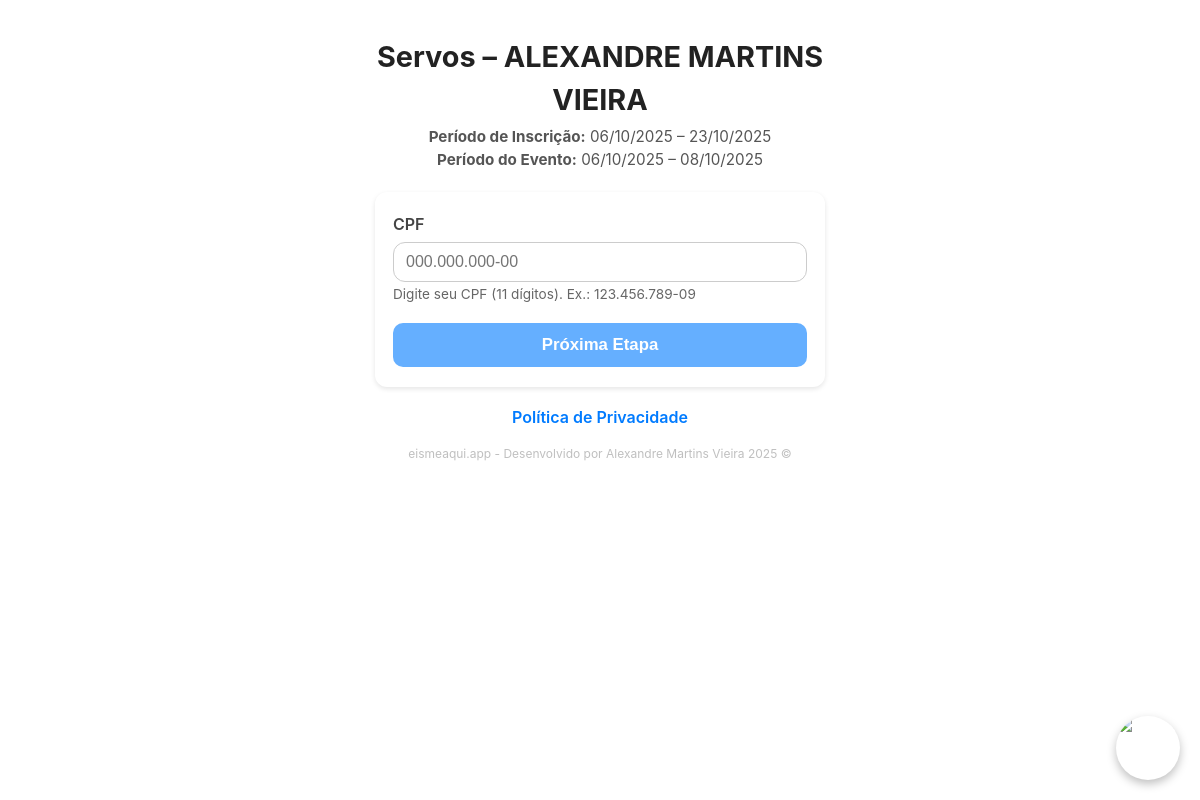
/evento/servos-servos-alexandre-martins-vieira-2025-10-06/inscricao/, run on the app's committed database.
### inscricoes/models.py (models this page shows, shortened)
class EventoAcampamento(models.Model):
    TIPO_ACAMPAMENTO = [
        ('senior',  'Acampamento Sênior'),
        ('juvenil', 'Acampamento Juvenil'),
        ('mirim',   'Acampamento Mirim'),
        ('servos',  'Acampamento de Servos'),
        ('casais',  'Encontro de Casais'),
        ('evento',  'Evento'),
        ('retiro',  'Retiro'),
        ('pagamento', 'Pagamento'),
    ]
    id = models.UUIDField(primary_key=True, default=uuid.uuid4, editable=False)
    nome = models.CharField(max_length=255)
    tipo = models.CharField(max_length=20, choices=TIPO_ACAMPAMENTO)
    data_inicio = models.DateField()
    data_fim = models.DateField()
    inicio_inscricoes = models.DateField()
    fim_inscricoes = models.DateField()
    valor_inscricao = models.DecimalField(
        max_digits=8,
        decimal_places=2,
        default=0.00,
        verbose_name="Valor da Inscrição"
    )
    slug = models.SlugField(unique=True, blank=True)
    paroquia = models.ForeignKey("Paroquia", on_delete=models.CASCADE, related_name="eventos")
    banner = CloudinaryField(null=True, blank=True, verbose_name="Banner do Evento")
    permitir_inscricao_servos = models.BooleanField(
        default=False,
        help_text="Se marcado, o evento de Servos vinculado pode receber inscrições."
    )
    evento_relacionado = models.ForeignKey(
        "self",
        on_delete=models.SET_NULL,
        null=True,
        blank=True,
        related_name="eventos_servos",
        help_text="Se este for um evento de Servos, vincule ao evento principal em que irão servir."
    )
    @property
    def principal(self):
        """Se for servos, retorna o evento principal; caso contrário, None."""
        return self.evento_relacionado if self.is_servos else None
    class Meta:
        constraints = [
            models.UniqueConstraint(
                fields=["evento_relacionado"],
                condition=Q(tipo="servos"),
                name="uniq_servos_por_evento_principal",
            ),
        ]

### inscricoes/views.py (the view, shortened to what this page needs)
# urls.py: path("evento/<slug:slug>/inscricao/", views.inscricao_inicial, name="inscricao_inicial"),
def inscricao_inicial(request, slug):
    import re
    def _digits(s: str | None) -> str:
        return re.sub(r'\D', '', s or '')
    evento = get_object_or_404(EventoAcampamento, slug=slug)
    politica = PoliticaPrivacidade.objects.first()
    hoje = dj_tz.localdate()
    tipo_eff = _tipo_formulario_evento(evento)
    is_casais = (tipo_eff == 'casais')
    if hoje < evento.inicio_inscricoes or hoje > evento.fim_inscricoes:
        return render(request, 'inscricoes/inscricao_encerrada.html', {
            'evento': evento,
            'politica': politica
        })
    if is_casais:
        return redirect('inscricoes:formulario_casais', evento_id=evento.id)
    inicial_form = ParticipanteInicialForm(request.POST or None)
    return render(request, 'inscricoes/inscricao_inicial.html', {
        'form': inicial_form,
        'evento': evento,
        'politica': politica,
        'is_casais': is_casais,
    })

### inscricoes/forms.py (shortened to what this page needs)
class ParticipanteInicialForm(forms.Form):
    nome = forms.CharField(
        max_length=150,
        widget=forms.TextInput(attrs={'id': 'id_nome', 'placeholder': 'Nome completo'})
    )
    cpf = forms.CharField(
        max_length=14,
        widget=forms.TextInput(attrs={'id': 'id_cpf', 'placeholder': '000.000.000-00'})
    )
    telefone = forms.CharField(
        max_length=15,
        widget=forms.TextInput(attrs={'id': 'id_telefone', 'placeholder': '(00) 00000-0000'})
    )
    email = forms.EmailField(
        widget=forms.EmailInput(attrs={'id': 'id_email', 'placeholder': 'seuemail@mail.com'})
    )

### inscricoes/views.py (called while the page is built)
def _tipo_formulario_evento(evento) -> str:
    tipo = (getattr(evento, "tipo", "") or "").lower()
    if tipo == "servos":
        rel = getattr(evento, "evento_relacionado", None)
        if rel and (getattr(rel, "tipo", "") or "").lower() == "casais":
            return "casais"
    return tipo

### inscricoes/templates/inscricoes/inscricao_inicial.html (shortened to what this page needs)
{% load static %}
<!DOCTYPE html>
<html lang="pt-br">
<head>
</head>
<body>
  <header>
    <h1>{{ evento.nome }}</h1>
    <div class="info-periodos">
      <p><strong>Período de Inscrição:</strong> {{ evento.inicio_inscricoes|date:"d/m/Y" }} – {{ evento.fim_inscricoes|date:"d/m/Y" }}</p>
      <p><strong>Período do Evento:</strong> {{ evento.data_inicio|date:"d/m/Y" }} – {{ evento.data_fim|date:"d/m/Y" }}</p>
    </div>
  </header>
  {% if form %}
  <form method="post" novalidate id="form-inscricao">
    <div class="field">
      <label for="id_cpf">CPF</label>
      {{ form.cpf }}
      <small class="hint">Digite seu CPF (11 dígitos). Ex.: 123.456.789-09</small>
    </div>
    <button type="submit" id="btn-next" disabled>Próxima Etapa</button>
  </form>
  {% endif %}
  <p class="politica-link">
    <a href="#" data-bs-toggle="modal" data-bs-target="#modalPolitica">Política de Privacidade</a>
  </p>
  <p style="text-align:center;font-size:.75rem;color:rgba(0,0,0,.25);margin-top:4px;">
    eismeaqui.app - Desenvolvido por Alexandre Martins Vieira 2025 ©
  </p>
  <button id="whatsapp-flutuante" type="button" aria-label="Ajuda">
    {% if politica.imagem_ajuda %}
      <img src="{{ politica.imagem_ajuda.url }}" alt="Ajuda" width="64" height="64" loading="lazy">
    {% else %}
      <img src="{% static 'img/ajuda/porquinho.png' %}" alt="Ajuda" width="64" height="64" loading="lazy">
    {% endif %}
  </button>
</body>
</html>

### data on the page
EventoAcampamento: nome "Servos – ALEXANDRE MARTINS VIEIRA", inicio_inscricoes "06/10/2025", fim_inscricoes "23/10/2025", data_inicio "06/10/2025", data_fim "08/10/2025"
